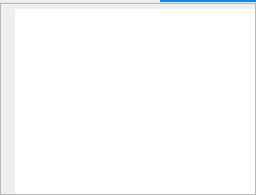
             <widget class="QWidget" name="m_tabMember">
              <attribute name="title">
               <string>成员(0)</string>
              </attribute>
              <layout class="QVBoxLayout" name="verticalLayout_7">
               <property name="spacing">
                <number>0</number>
               </property>
               <property name="leftMargin">
                <number>0</number>
               </property>
               <property name="topMargin">
                <number>0</number>
               </property>
               <property name="rightMargin">
                <number>0</number>
               </property>
               <property name="bottomMargin">
                <number>0</number>
               </property>
               <item>
                <widget class="Line" name="m_lineMember">
                 <property name="minimumSize">
                  <size>
                   <width>0</width>
                   <height>2</height>
                  </size>
                 </property>
                 <property name="maximumSize">
                  <size>
                   <width>16777215</width>
                   <height>2</height>
                  </size>
                 </property>
                 <property name="styleSheet">
                  <string notr="true">border: none;
background-color: #0e88eb;
margin-left: 160px;</string>
                 </property>
                 <property name="orientation">
                  <enum>Qt::Horizontal</enum>
                 </property>
                </widget>
               </item>
               <item>
                <widget class="Line" name="m_lineLongMember">
                 <property name="minimumSize">
                  <size>
                   <width>0</width>
                   <height>1</height>
                  </size>
                 </property>
                 <property name="maximumSize">
                  <size>
                   <width>16777215</width>
                   <height>1</height>
                  </size>
                 </property>
                 <property name="styleSheet">
                  <string notr="true">border: none;
background-color: #e6e6e6;</string>
                 </property>
                 <property name="orientation">
                  <enum>Qt::Horizontal</enum>
                 </property>
                </widget>
               </item>
               <item>
                <widget class="QListView" name="m_listMember">
                 <property name="styleSheet">
                  <string notr="true">QListView{
font-family: 微软雅黑;
font-size: 14px;
color: #666666;
padding-left: 14px;

padding-top: 5px;
}

QListView::item{
    width: 290px;
    min-height: 8px;
    margin-top: 10px;
}

QScrollBar:vertical {                 
    background:transparent;  
    width:9px;  
    margin: 0px 0px 2px 0px;  
}  
  
QScrollBar::handle:vertical {  
    background: rgb(195, 195, 195);  
    min-height: 20px;  
    border-radius: 3px;  
}  
  
QScrollBar::handle:vertical:hover{  
    background:rgba(0,0,0,30%);  
}  
  
QScrollBar::add-line:vertical {  
    height: 0px;  
    subcontrol-position: bottom;  
    subcontrol-origin: margin;  
}  
  
QScrollBar::sub-line:vertical {  
    height: 0px;  
    subcontrol-position: top;  
    subcontrol-origin: margin;  
}</string>
                 </property>
                 <property name="selectionMode">
                  <enum>QAbstractItemView::NoSelection</enum>
                 </property>
                 <property name="spacing">
                  <number>0</number>
                 </property>
                </widget>
               </item>
              </layout>
             </widget>
